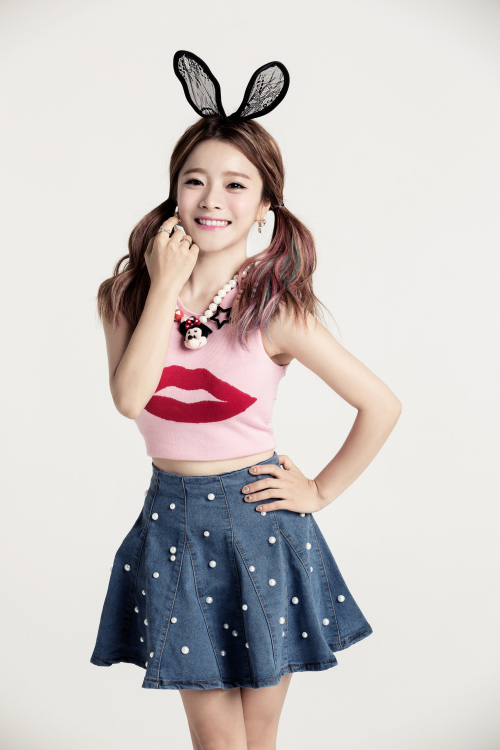
//> input picture ConsoleApplication1/images/test.jpg, 500 x 750 px
$ ./006_pixel_access4   (built with g++ and OpenCV 4)
//> lines starting //> are read from the running program, lines starting //| are printed output that depends on the picture
#include "opencv2/opencv.hpp"
#include <iostream>

using namespace cv;
using namespace std;

int main(void) {

	namedWindow("img", 1);
	Mat img = imread("images/test.jpg");
//> img is the input picture: 750 rows x 500 cols, CV_8UC3; mean B, G, R 196.7, 198.5, 204.4

	cout << img.elemSize() << endl;
//| 3
	cout << img.channels() << endl;
//| 3
	cout << img.rows << endl;
//| 750
	cout << img.step << endl;
//| 1500

	// 이미지 픽셀에 접근하는 방법
	// -> "iteration"을 이용한 접근

	cv::MatIterator_< cv::Vec3b> itd = img.begin<cv::Vec3b>(), itd_end = img.end<cv::Vec3b>();

	for (int i = 0; itd != itd_end; ++itd, ++i) {
		cv::Vec3b bgr = (*itd);

		(*itd)[0] = 255 - bgr[0];
		(*itd)[1] = 255 - bgr[1];
		(*itd)[2] = 255 - bgr[2];
	}
//> this loop made 375000 passes
//> bgr on passes 1 to 3: [206, 213, 216], [206, 213, 216], [206, 213, 216]
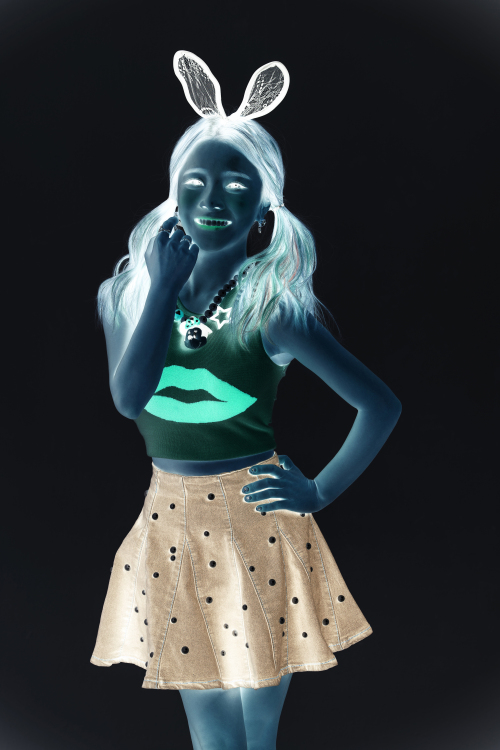
//> img: 750 rows x 500 cols, CV_8UC3; mean B, G, R 58.3, 56.5, 50.6

	imshow("img", img);
	waitKey(0);


	return 0;

}

$ run again, with ConsoleApplication1/images/003.jpg copied over ConsoleApplication1/images/test.jpg
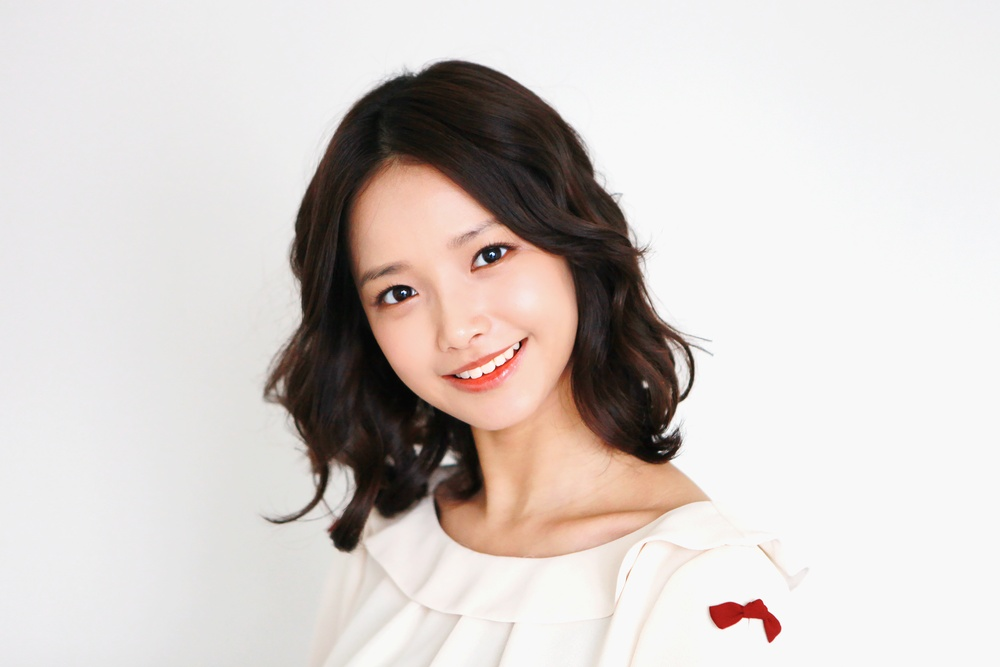
//> input picture ConsoleApplication1/images/003.jpg, 1000 x 667 px, shrunk from 2688 x 1792 before the run
//> img is the input picture: 667 rows x 1000 cols, CV_8UC3; mean B, G, R 202.5, 205.8, 212.9
//| 3
//| 3
//| 667
//| 3000
//> the loop `for (int i = 0; itd != itd_end; ++itd, ++i)` made 667000 passes
//> bgr on passes 1 to 3: [227, 229, 230], [228, 230, 231], [232, 231, 233]
//> after the loop `for (int i = 0; itd != itd_end; ++itd, ++i)`:
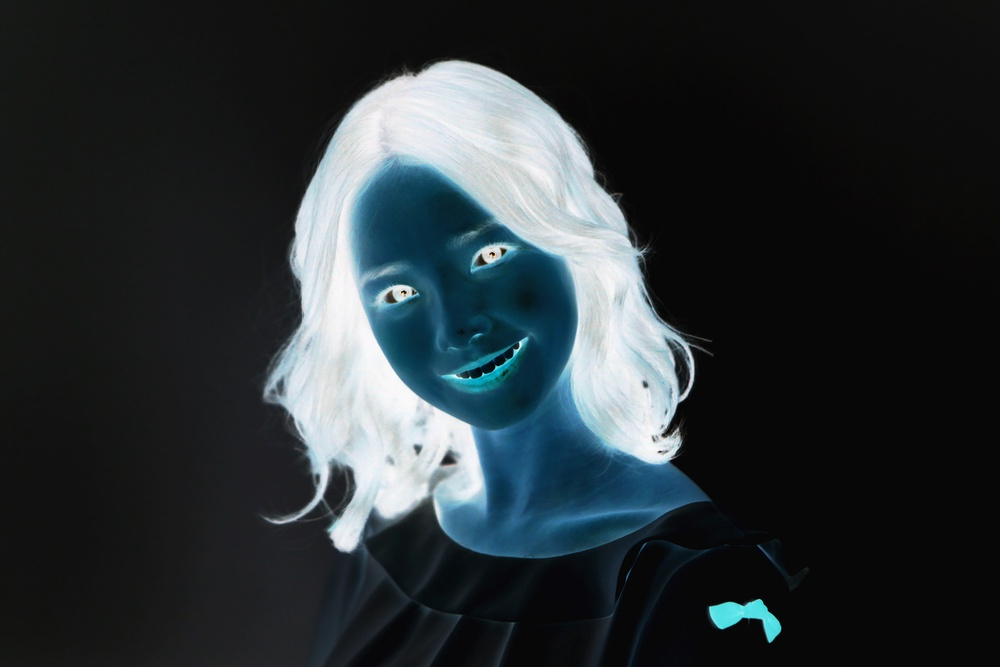
//> img: 667 rows x 1000 cols, CV_8UC3; mean B, G, R 52.5, 49.2, 42.1
